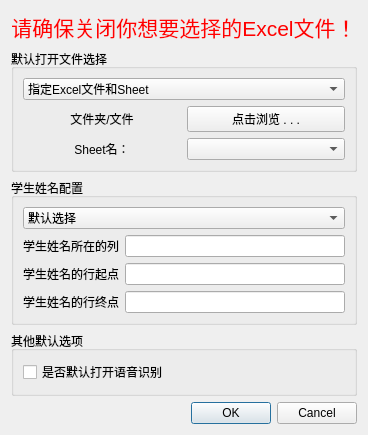
<?xml version="1.0" encoding="UTF-8"?>
<ui version="4.0">
 <class>Dialog</class>
 <widget class="QDialog" name="Dialog">
  <property name="geometry">
   <rect>
    <x>0</x>
    <y>0</y>
    <width>366</width>
    <height>434</height>
   </rect>
  </property>
  <property name="windowTitle">
   <string>默认设置</string>
  </property>
  <layout class="QVBoxLayout" name="verticalLayout_4">
   <item>
    <widget class="QLabel" name="prompt_label">
     <property name="palette">
      <palette>
       <active>
        <colorrole role="WindowText">
         <brush brushstyle="SolidPattern">
          <color alpha="255">
           <red>255</red>
           <green>0</green>
           <blue>0</blue>
          </color>
         </brush>
        </colorrole>
       </active>
       <inactive>
        <colorrole role="WindowText">
         <brush brushstyle="SolidPattern">
          <color alpha="255">
           <red>255</red>
           <green>0</green>
           <blue>0</blue>
          </color>
         </brush>
        </colorrole>
       </inactive>
       <disabled/>
      </palette>
     </property>
     <property name="font">
      <font>
       <pointsize>16</pointsize>
      </font>
     </property>
     <property name="text">
      <string>请确保关闭你想要选择的Excel文件！</string>
     </property>
     <property name="alignment">
      <set>Qt::AlignmentFlag::AlignCenter</set>
     </property>
    </widget>
   </item>
   <item>
    <widget class="QGroupBox" name="groupBox">
     <property name="title">
      <string>默认打开文件选择</string>
     </property>
     <layout class="QVBoxLayout" name="verticalLayout" stretch="1,0,3">
      <item>
       <widget class="QComboBox" name="init_modeChoose">
        <item>
         <property name="text">
          <string>指定Excel文件和Sheet</string>
         </property>
        </item>
        <item>
         <property name="text">
          <string>仅指定Excel文件</string>
         </property>
        </item>
        <item>
         <property name="text">
          <string>仅指定文件夹(根目录)</string>
         </property>
        </item>
       </widget>
      </item>
      <item>
       <layout class="QHBoxLayout" name="horizontalLayout_2">
        <item>
         <widget class="QLabel" name="label">
          <property name="text">
           <string>文件夹/文件</string>
          </property>
          <property name="alignment">
           <set>Qt::AlignmentFlag::AlignCenter</set>
          </property>
         </widget>
        </item>
        <item>
         <widget class="QPushButton" name="fileChoose">
          <property name="text">
           <string>点击浏览 . . .</string>
          </property>
         </widget>
        </item>
       </layout>
      </item>
      <item>
       <layout class="QHBoxLayout" name="horizontalLayout_3">
        <item>
         <widget class="QLabel" name="label_2">
          <property name="text">
           <string>Sheet名：</string>
          </property>
          <property name="alignment">
           <set>Qt::AlignmentFlag::AlignCenter</set>
          </property>
         </widget>
        </item>
        <item>
         <widget class="QComboBox" name="SheetChoose"/>
        </item>
       </layout>
      </item>
     </layout>
    </widget>
   </item>
   <item>
    <widget class="QGroupBox" name="groupBox_3">
     <property name="title">
      <string>学生姓名配置</string>
     </property>
     <layout class="QVBoxLayout" name="verticalLayout_3">
      <item>
       <widget class="QComboBox" name="ColChoose">
        <item>
         <property name="text">
          <string>默认选择</string>
         </property>
        </item>
        <item>
         <property name="text">
          <string>默认不选</string>
         </property>
        </item>
       </widget>
      </item>
      <item>
       <layout class="QHBoxLayout" name="horizontalLayout">
        <item>
         <widget class="QLabel" name="label_4">
          <property name="text">
           <string>学生姓名所在的列</string>
          </property>
          <property name="alignment">
           <set>Qt::AlignmentFlag::AlignCenter</set>
          </property>
         </widget>
        </item>
        <item>
         <widget class="QLineEdit" name="ColInput"/>
        </item>
       </layout>
      </item>
      <item>
       <layout class="QHBoxLayout" name="horizontalLayout_4">
        <item>
         <widget class="QLabel" name="label_3">
          <property name="autoFillBackground">
           <bool>false</bool>
          </property>
          <property name="text">
           <string>学生姓名的行起点</string>
          </property>
          <property name="alignment">
           <set>Qt::AlignmentFlag::AlignCenter</set>
          </property>
         </widget>
        </item>
        <item>
         <widget class="QLineEdit" name="RowStartInput"/>
        </item>
       </layout>
      </item>
      <item>
       <layout class="QHBoxLayout" name="horizontalLayout_5">
        <item>
         <widget class="QLabel" name="label_5">
          <property name="text">
           <string>学生姓名的行终点</string>
          </property>
          <property name="alignment">
           <set>Qt::AlignmentFlag::AlignCenter</set>
          </property>
         </widget>
        </item>
        <item>
         <widget class="QLineEdit" name="RowEndInput"/>
        </item>
       </layout>
      </item>
     </layout>
    </widget>
   </item>
   <item>
    <widget class="QGroupBox" name="groupBox_2">
     <property name="title">
      <string>其他默认选项</string>
     </property>
     <layout class="QVBoxLayout" name="verticalLayout_2">
      <item>
       <widget class="QCheckBox" name="audio_recognizer">
        <property name="text">
         <string>是否默认打开语音识别</string>
        </property>
       </widget>
      </item>
     </layout>
    </widget>
   </item>
   <item>
    <widget class="QDialogButtonBox" name="buttonBox">
     <property name="orientation">
      <enum>Qt::Orientation::Horizontal</enum>
     </property>
     <property name="standardButtons">
      <set>QDialogButtonBox::StandardButton::Cancel|QDialogButtonBox::StandardButton::Ok</set>
     </property>
    </widget>
   </item>
  </layout>
 </widget>
 <resources/>
 <connections>
  <connection>
   <sender>buttonBox</sender>
   <signal>accepted()</signal>
   <receiver>Dialog</receiver>
   <slot>accept()</slot>
   <hints>
    <hint type="sourcelabel">
     <x>248</x>
     <y>254</y>
    </hint>
    <hint type="destinationlabel">
     <x>157</x>
     <y>274</y>
    </hint>
   </hints>
  </connection>
  <connection>
   <sender>buttonBox</sender>
   <signal>rejected()</signal>
   <receiver>Dialog</receiver>
   <slot>reject()</slot>
   <hints>
    <hint type="sourcelabel">
     <x>316</x>
     <y>260</y>
    </hint>
    <hint type="destinationlabel">
     <x>286</x>
     <y>274</y>
    </hint>
   </hints>
  </connection>
 </connections>
</ui>
